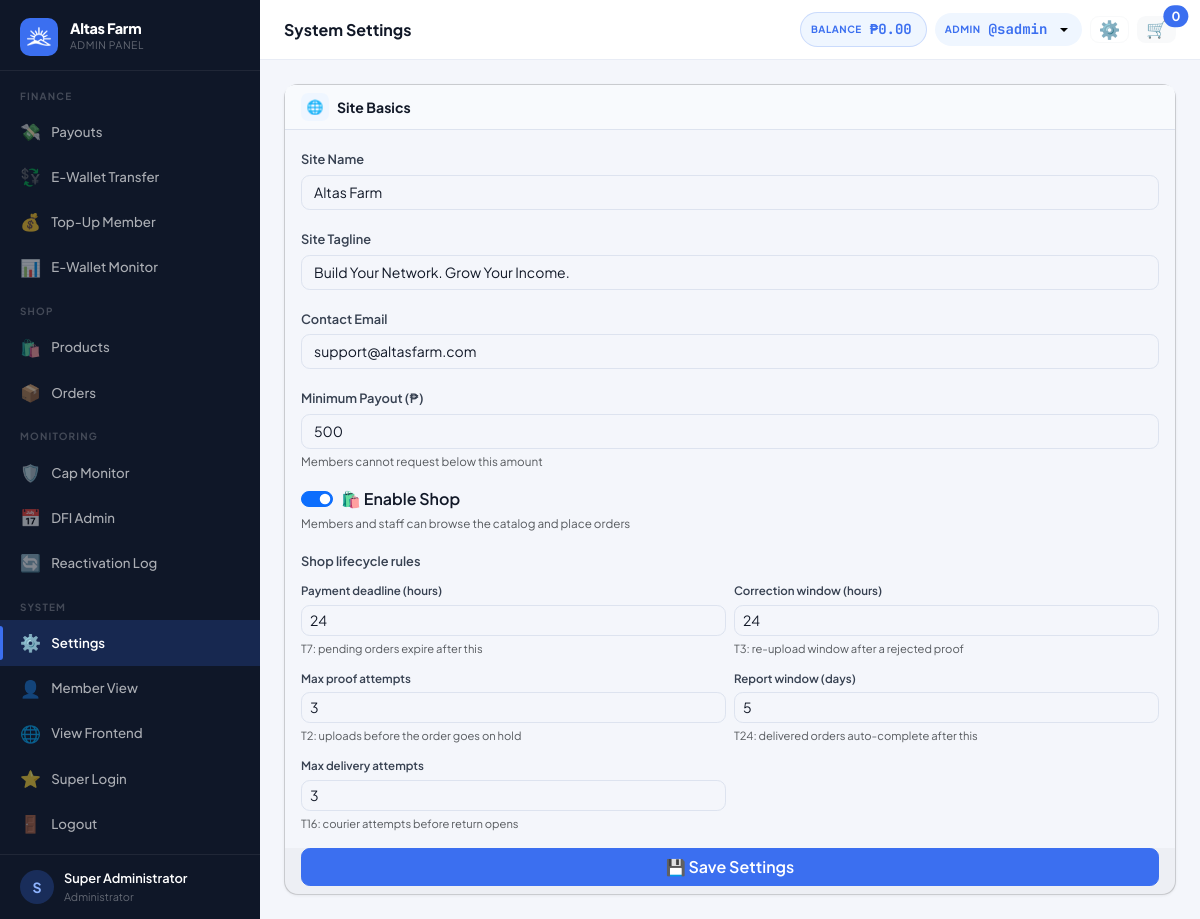
/?page=admin_settings (signed in), run on the app's committed database.
### tables this page shows
CREATE TABLE settings (
  key_name   VARCHAR(80) NOT NULL PRIMARY KEY,
  value      TEXT        NOT NULL,
  updated_at TIMESTAMP DEFAULT CURRENT_TIMESTAMP ON UPDATE CURRENT_TIMESTAMP
);

CREATE TABLE users (
  id                INT UNSIGNED AUTO_INCREMENT PRIMARY KEY,
  username          VARCHAR(40)  NOT NULL UNIQUE,
  password_hash     VARCHAR(255) NOT NULL,
  role              ENUM('member','admin','superadmin') NOT NULL DEFAULT 'member',
  package_id        INT UNSIGNED NULL,
  reg_code_id           INT UNSIGNED NULL,
  reg_payment_method    ENUM('code','ewallet','pending') NOT NULL DEFAULT 'code',
  reg_paid_by           INT UNSIGNED NULL,

   
  sponsor_id        INT UNSIGNED NULL,
  binary_parent_id  INT UNSIGNED NULL,
  binary_position   ENUM('left','right') NULL,

   
  left_count        INT UNSIGNED NOT NULL DEFAULT 0,
  left_count_paid   INT UNSIGNED NOT NULL DEFAULT 0,
  right_count       INT UNSIGNED NOT NULL DEFAULT 0,
  right_count_paid  INT UNSIGNED NOT NULL DEFAULT 0,
  pairs_paid        INT UNSIGNED NOT NULL DEFAULT 0,
  pairs_flushed     INT UNSIGNED NOT NULL DEFAULT 0,
  pairs_paid_today  INT UNSIGNED NOT NULL DEFAULT 0,   

   
  lifetime_earned       DECIMAL(14,2) NOT NULL DEFAULT 0.00,
  cap_status            ENUM('active','capped','perminact') NOT NULL DEFAULT 'active',
  capping_bypass        TINYINT(1)   NOT NULL DEFAULT 0,
  daily_cap_bypass      TINYINT(1)   NOT NULL DEFAULT 0,
  capped_at             TIMESTAMP NULL,
  last_reactivation_at  TIMESTAMP NULL,
  dfi_days_used         INT UNSIGNED NOT NULL DEFAULT 0,
  dfi_active            TINYINT(1)   NOT NULL DEFAULT 1,
  cd_active             TINYINT(1)   NOT NULL DEFAULT 0,
  ewallet_sent_today      DECIMAL(12,2) NOT NULL DEFAULT 0.00,
  ewallet_sent_this_week  DECIMAL(12,2) NOT NULL DEFAULT 0.00,

   
  full_name         VARCHAR(120) NULL,
  email             VARCHAR(120) NULL,
  mobile            VARCHAR(20)  NULL,
  gcash_number      VARCHAR(20)  NULL,
  maya_number       VARCHAR(20)  NULL,
  usdt_trc20_address VARCHAR(100) NULL,
  usdt_bep20_address VARCHAR(100) NULL,
  address           TEXT         NULL,
  photo             VARCHAR(200) NULL,

  ewallet_balance       DECIMAL(14,2) NOT NULL DEFAULT 0.00,
  withdrawable_balance  DECIMAL(14,2) NOT NULL DEFAULT 0.00,
  status                ENUM('active','suspended','pending','deactivated') NOT NULL DEFAULT 'active',
  joined_at         TIMESTAMP DEFAULT CURRENT_TIMESTAMP,
  last_login        TIMESTAMP NULL,

  FOREIGN KEY (sponsor_id)       REFERENCES users(id) ON DELETE SET NULL,
  FOREIGN KEY (binary_parent_id) REFERENCES users(id) ON DELETE SET NULL,
  FOREIGN KEY (package_id)       REFERENCES packages(id) ON DELETE SET NULL
);

### views/admin/settings.php (the view, shortened to what the rows shown need)
<?php require 'views/partials/head.php'; ?>
<?php require 'views/partials/sidebar_admin.php'; ?>
<div class="main-content">
    <?php require 'views/partials/topbar.php'; ?>
    <div class="page-content">
        <div class="tab-content">
            <div class="tab-pane fade show active" id="tabPane-basics" role="tabpanel">
                <form method="POST" action="<?= APP_URL ?>/?page=admin_save_settings">
                    <div class="card">
                        <div class="card-body">
                            <div class="mb-3">
                                <label class="form-label">Site Tagline</label>
                                <input type="text" name="site_tagline" class="form-control" value="<?= e(setting('site_tagline')) ?>">
                            </div>
                            <div class="mb-3">
                                <label class="form-label">Contact Email</label>
                                <input type="email" name="contact_email" class="form-control" value="<?= e(setting('contact_email')) ?>">
                            </div>
                            <div class="mb-3">
                                <label class="form-label">Minimum Payout (₱)</label>
                                <input type="number" name="min_payout" class="form-control" min="0" step="0.01" value="<?= e(setting('min_payout', '500')) ?>">
                                <div class="form-text">Members cannot request below this amount</div>
                            </div>
                                    <input class="form-check-input" type="checkbox" name="shop_enabled" id="shopEnabled" value="1" <?= setting('shop_enabled', '1') === '1' ? 'checked' : '' ?>>
                            <div class="row g-2">
                                <div class="col-md-6">
                                    <label class="form-label" style="font-size:.72rem;">Payment deadline (hours)</label>
                                    <input type="number" name="shop_payment_deadline_hours" class="form-control form-control-sm" min="1" value="<?= e(setting('shop_payment_deadline_hours', '24')) ?>">
                                    <div class="form-text" style="font-size:.7rem;">T7: pending orders expire after this</div>
                                </div>
                                <div class="col-md-6">
                                    <label class="form-label" style="font-size:.72rem;">Correction window (hours)</label>
                                    <input type="number" name="shop_correction_window_hours" class="form-control form-control-sm" min="1" value="<?= e(setting('shop_correction_window_hours', '24')) ?>">
                                    <div class="form-text" style="font-size:.7rem;">T3: re-upload window after a rejected proof</div>
                                </div>
                                <div class="col-md-6">
                                    <label class="form-label" style="font-size:.72rem;">Max proof attempts</label>
                                    <input type="number" name="shop_max_proof_attempts" class="form-control form-control-sm" min="1" value="<?= e(setting('shop_max_proof_attempts', '3')) ?>">
                                    <div class="form-text" style="font-size:.7rem;">T2: uploads before the order goes on hold</div>
                                </div>
                                <div class="col-md-6">
                                    <label class="form-label" style="font-size:.72rem;">Report window (days)</label>
                                    <input type="number" name="shop_report_window_days" class="form-control form-control-sm" min="1" value="<?= e(setting('shop_report_window_days', '5')) ?>">
                                    <div class="form-text" style="font-size:.7rem;">T24: delivered orders auto-complete after this</div>
                                </div>
                                <div class="col-md-6">
                                    <label class="form-label" style="font-size:.72rem;">Max delivery attempts</label>
                                    <input type="number" name="shop_max_delivery_attempts" class="form-control form-control-sm" min="1" value="<?= e(setting('shop_max_delivery_attempts', '3')) ?>">
                                    <div class="form-text" style="font-size:.7rem;">T16: courier attempts before return opens</div>
                                </div>
                            </div>
                        </div>
                    </div>
                </form>
            </div>
        </div>
    </div>
</div>
<?php require 'views/partials/footer.php'; ?>

### views/partials/sidebar_admin.php (shortened to what the rows shown need)
<?php
$cp = current_page();
$adminUser = Auth::user();
$initial = strtoupper(substr($adminUser['username'] ?? 'A', 0, 1));
$pendingPayouts = (int)db()->query("SELECT COUNT(*) FROM payout_requests WHERE status='pending'")->fetchColumn();
$pendingMembers = (int)db()->query("SELECT COUNT(*) FROM users WHERE role='member' AND status='pending'")->fetchColumn();
function renderAdminNav($cp, $adminUser, $initial, $pendingPayouts, $pendingMembers)
{ ?>
  <div class="sidebar-brand">
    <div>
      <div class="brand-name"><?= e(setting('site_name', APP_NAME)) ?></div>
      <div class="brand-sub">Admin Panel</div>
    </div>
  </div>
  <div class="sidebar-footer">
    <div class="sidebar-user">
      <div class="user-avatar" style="background:rgba(59,111,240,.25);color:#8fb4ff;">
        <?= $initial ?>
      </div>
      <div class="user-info">
        <div class="user-name"><?= e($adminUser['full_name'] ?: $adminUser['username']) ?></div>
        <div class="user-role">Administrator</div>
      </div>
    </div>
  </div>
<?php } ?>
<div class="sidebar d-none d-lg-flex flex-column">
  <?php renderAdminNav($cp, $adminUser, $initial, $pendingPayouts, $pendingMembers); ?>
</div>

### views/partials/topbar.php (shortened to what the rows shown need)
<?php
if (isset($_GET['page']) && $_GET['page'] === 'admin_user_view' && !empty($_GET['id']) && Auth::isAdmin()) {
    $topbarUser = getUserById((int)$_GET['id']);
    if (!$topbarUser) {
        flash('error', 'User not found.');
        redirect('/?page=admin_users');
    }
    $walletUser = $topbarUser;
} else {
    $topbarUser = Auth::user();
    $walletUser = Auth::isSuperadmin() ? (User::find(Auth::actingAdminId()) ?: $topbarUser) : $topbarUser;
}
$topbarBalance = fmt_money($walletUser['ewallet_balance'] ?? 0);
$isMember      = ($topbarUser['role'] ?? '') === 'member';
?>
<div class="topbar-wrapper no-print">
    <div class="d-flex align-items-center gap-2">
        <?php if ($isMember || Auth::isSuperadmin()): ?>
            <div class="topbar-balance d-none d-sm-flex">
                <span class="bal-label">Balance</span>
                <span class="bal-amount" id="topbarBalance"><?= $topbarBalance ?></span>
            </div>
        <?php endif; ?>
        <div class="dropdown">
            <button class="topbar-balance border-0 dropdown-toggle" type="button"
                data-bs-toggle="dropdown" aria-expanded="false"
                title="<?= e($topbarUser['username'] ?? '') ?>" style="cursor:pointer;">
                <span class="bal-label"><?= Auth::isAdmin() ? 'Admin' : 'User' ?></span>
                <span class="bal-amount">@<?= e($topbarUser['username'] ?? '') ?></span>
            </button>
        </div>
    </div>
</div>

### data on the page
settings: value "Altas Farm"
users: username "S", full_name "Super Administrator", username "sadmin"
users: ewallet_balance "₱0.00"
settings: site_tagline "Build Your Network. Grow Your Income."
settings: contact_email "support@altasfarm.com"
settings: min_payout "500"
settings: shop_payment_deadline_hours "24"
settings: shop_correction_window_hours "24"
settings: shop_max_proof_attempts "3"
settings: shop_report_window_days "5"
settings: shop_max_delivery_attempts "3"

### other printed values
$pageTitle "System Settings"
$topbarCartCount "0"
